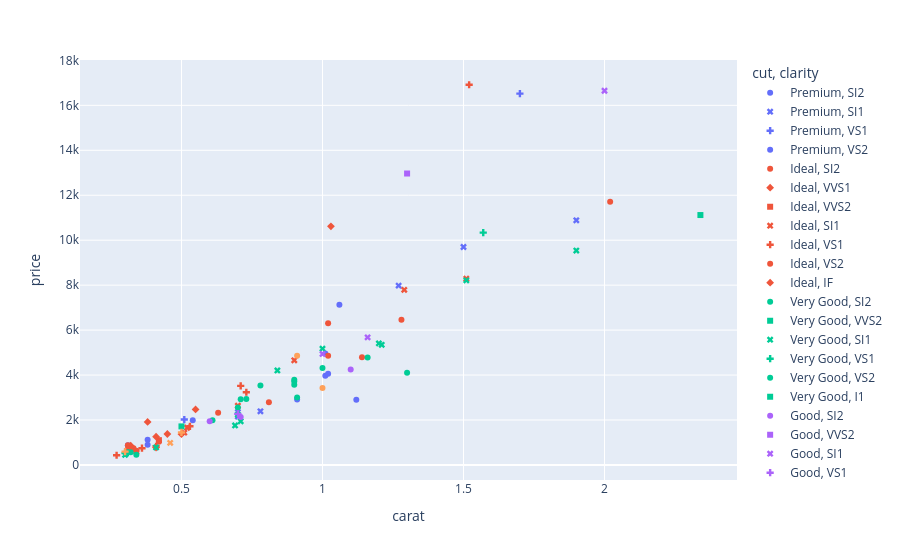

Notebook source saved alongside this figure:
### Code cell
fig=px.scatter(df_s, x='carat', y = 'price', color='cut', symbol='clarity')
fig

### Figure 1 — Plotly figure (JSON) as saved in the notebook; plotly's stock layout.template omitted (floating-point values rounded to 4 significant figures)
{"data": [{"hovertemplate": "cut=Premium<br>clarity=SI2<br>carat=%{x}<br>price=%{y}<extra></extra>", "legendgroup": "Premium, SI2", "marker": {"color": "#636efa", "symbol": "circle"}, "mode": "markers", "name": "Premium, SI2", "orientation": "v", "showlegend": true, "type": "scatter", "x": [1.01, 1.02, 0.91, 1.12], "xaxis": "x", "y": [3971, 4061, 2913, 2898], "yaxis": "y"}, {"hovertemplate": "cut=Premium<br>clarity=SI1<br>carat=%{x}<br>price=%{y}<extra></extra>", "legendgroup": "Premium, SI1", "marker": {"color": "#636efa", "symbol": "x"}, "mode": "markers", "name": "Premium, SI1", "orientation": "v", "showlegend": true, "type": "scatter", "x": [1.5, 0.7, 1.27, 1.9, 0.7, 0.78], "xaxis": "x", "y": [9697, 2155, 7980, 10885, 2352, 2387], "yaxis": "y"}, {"hovertemplate": "cut=Premium<br>clarity=VS1<br>carat=%{x}<br>price=%{y}<extra></extra>", "legendgroup": "Premium, VS1", "marker": {"color": "#636efa", "symbol": "cross"}, "mode": "markers", "name": "Premium, VS1", "orientation": "v", "showlegend": true, "type": "scatter", "x": [1.7, 0.51], "xaxis": "x", "y": [16521, 2020], "yaxis": "y"}, {"hovertemplate": "cut=Premium<br>clarity=VS2<br>carat=%{x}<br>price=%{y}<extra></extra>", "legendgroup": "Premium, VS2", "marker": {"color": "#636efa", "symbol": "circle"}, "mode": "markers", "name": "Premium, VS2", "orientation": "v", "showlegend": true, "type": "scatter", "x": [0.31, 1.01, 1.06, 0.54, 0.38, 0.38], "xaxis": "x", "y": [872, 4959, 7123, 1993, 898, 1117], "yaxis": "y"}, {"hovertemplate": "cut=Ideal<br>clarity=SI2<br>carat=%{x}<br>price=%{y}<extra></extra>", "legendgroup": "Ideal, SI2", "marker": {"color": "#EF553B", "symbol": "circle"}, "mode": "markers", "name": "Ideal, SI2", "orientation": "v", "showlegend": true, "type": "scatter", "x": [1.14, 1.02, 2.02, 0.81, 1.28], "xaxis": "x", "y": [4788, 4855, 11715, 2789, 6458], "yaxis": "y"}, {"hovertemplate": "cut=Ideal<br>clarity=VVS1<br>carat=%{x}<br>price=%{y}<extra></extra>", "legendgroup": "Ideal, VVS1", "marker": {"color": "#EF553B", "symbol": "diamond"}, "mode": "markers", "name": "Ideal, VVS1", "orientation": "v", "showlegend": true, "type": "scatter", "x": [0.41, 0.32, 0.38, 0.55, 0.5, 0.31], "xaxis": "x", "y": [775, 860, 1915, 2473, 1370, 687], "yaxis": "y"}, {"hovertemplate": "cut=Ideal<br>clarity=VVS2<br>carat=%{x}<br>price=%{y}<extra></extra>", "legendgroup": "Ideal, VVS2", "marker": {"color": "#EF553B", "symbol": "square"}, "mode": "markers", "name": "Ideal, VVS2", "orientation": "v", "showlegend": true, "type": "scatter", "x": [0.42], "xaxis": "x", "y": [1103], "yaxis": "y"}, {"hovertemplate": "cut=Ideal<br>clarity=SI1<br>carat=%{x}<br>price=%{y}<extra></extra>", "legendgroup": "Ideal, SI1", "marker": {"color": "#EF553B", "symbol": "x"}, "mode": "markers", "name": "Ideal, SI1", "orientation": "v", "showlegend": true, "type": "scatter", "x": [1.51, 0.51, 0.52, 0.34, 0.7, 1.29, 0.9], "xaxis": "x", "y": [8287, 1438, 1656, 589, 2635, 7790, 4657], "yaxis": "y"}, {"hovertemplate": "cut=Ideal<br>clarity=VS1<br>carat=%{x}<br>price=%{y}<extra></extra>", "legendgroup": "Ideal, VS1", "marker": {"color": "#EF553B", "symbol": "cross"}, "mode": "markers", "name": "Ideal, VS1", "orientation": "v", "showlegend": true, "type": "scatter", "x": [0.73, 0.36, 0.71, 1.52, 0.53, 0.27, 0.32, 0.41], "xaxis": "x", "y": [3235, 746, 3518, 16916, 1721, 432, 645, 830], "yaxis": "y"}, {"hovertemplate": "cut=Ideal<br>clarity=VS2<br>carat=%{x}<br>price=%{y}<extra></extra>", "legendgroup": "Ideal, VS2", "marker": {"color": "#EF553B", "symbol": "circle"}, "mode": "markers", "name": "Ideal, VS2", "orientation": "v", "showlegend": true, "type": "scatter", "x": [0.34, 0.34, 0.63, 0.33, 0.31, 0.31, 0.32, 0.42, 1.02], "xaxis": "x", "y": [628, 596, 2320, 743, 698, 872, 702, 1031, 6306], "yaxis": "y"}, {"hovertemplate": "cut=Ideal<br>clarity=IF<br>carat=%{x}<br>price=%{y}<extra></extra>", "legendgroup": "Ideal, IF", "marker": {"color": "#EF553B", "symbol": "diamond"}, "mode": "markers", "name": "Ideal, IF", "orientation": "v", "showlegend": true, "type": "scatter", "x": [0.45, 0.41, 1.03], "xaxis": "x", "y": [1377, 1259, 10615], "yaxis": "y"}, {"hovertemplate": "cut=Very Good<br>clarity=SI2<br>carat=%{x}<br>price=%{y}<extra></extra>", "legendgroup": "Very Good, SI2", "marker": {"color": "#00cc96", "symbol": "circle"}, "mode": "markers", "name": "Very Good, SI2", "orientation": "v", "showlegend": true, "type": "scatter", "x": [1.16, 0.9, 0.9, 1.0, 0.91], "xaxis": "x", "y": [4785, 3789, 3569, 4312, 3006], "yaxis": "y"}, {"hovertemplate": "cut=Very Good<br>clarity=VVS2<br>carat=%{x}<br>price=%{y}<extra></extra>", "legendgroup": "Very Good, VVS2", "marker": {"color": "#00cc96", "symbol": "square"}, "mode": "markers", "name": "Very Good, VVS2", "orientation": "v", "showlegend": true, "type": "scatter", "x": [0.5], "xaxis": "x", "y": [1715], "yaxis": "y"}, {"hovertemplate": "cut=Very Good<br>clarity=SI1<br>carat=%{x}<br>price=%{y}<extra></extra>", "legendgroup": "Very Good, SI1", "marker": {"color": "#00cc96", "symbol": "x"}, "mode": "markers", "name": "Very Good, SI1", "orientation": "v", "showlegend": true, "type": "scatter", "x": [1.51, 0.71, 1.2, 0.41, 0.7, 1.21, 0.84, 1.0, 0.3, 0.69, 1.9], "xaxis": "x", "y": [8214, 1942, 5408, 778, 2234, 5346, 4205, 5174, 447, 1757, 9540], "yaxis": "y"}, {"hovertemplate": "cut=Very Good<br>clarity=VS1<br>carat=%{x}<br>price=%{y}<extra></extra>", "legendgroup": "Very Good, VS1", "marker": {"color": "#00cc96", "symbol": "cross"}, "mode": "markers", "name": "Very Good, VS1", "orientation": "v", "showlegend": true, "type": "scatter", "x": [0.31, 0.3, 1.57], "xaxis": "x", "y": [544, 526, 10336], "yaxis": "y"}, {"hovertemplate": "cut=Very Good<br>clarity=VS2<br>carat=%{x}<br>price=%{y}<extra></extra>", "legendgroup": "Very Good, VS2", "marker": {"color": "#00cc96", "symbol": "circle"}, "mode": "markers", "name": "Very Good, VS2", "orientation": "v", "showlegend": true, "type": "scatter", "x": [0.78, 1.3, 0.73, 0.7, 0.32, 0.34, 0.61, 0.9, 0.71], "xaxis": "x", "y": [3534, 4106, 2939, 2562, 561, 457, 1989, 3709, 2918], "yaxis": "y"}, {"hovertemplate": "cut=Very Good<br>clarity=I1<br>carat=%{x}<br>price=%{y}<extra></extra>", "legendgroup": "Very Good, I1", "marker": {"color": "#00cc96", "symbol": "square"}, "mode": "markers", "name": "Very Good, I1", "orientation": "v", "showlegend": true, "type": "scatter", "x": [2.34], "xaxis": "x", "y": [11119], "yaxis": "y"}, {"hovertemplate": "cut=Good<br>clarity=SI2<br>carat=%{x}<br>price=%{y}<extra></extra>", "legendgroup": "Good, SI2", "marker": {"color": "#ab63fa", "symbol": "circle"}, "mode": "markers", "name": "Good, SI2", "orientation": "v", "showlegend": true, "type": "scatter", "x": [1.1, 0.71], "xaxis": "x", "y": [4244, 2130], "yaxis": "y"}, {"hovertemplate": "cut=Good<br>clarity=VVS2<br>carat=%{x}<br>price=%{y}<extra></extra>", "legendgroup": "Good, VVS2", "marker": {"color": "#ab63fa", "symbol": "square"}, "mode": "markers", "name": "Good, VVS2", "orientation": "v", "showlegend": true, "type": "scatter", "x": [1.3], "xaxis": "x", "y": [12967], "yaxis": "y"}, {"hovertemplate": "cut=Good<br>clarity=SI1<br>carat=%{x}<br>price=%{y}<extra></extra>", "legendgroup": "Good, SI1", "marker": {"color": "#ab63fa", "symbol": "x"}, "mode": "markers", "name": "Good, SI1", "orientation": "v", "showlegend": true, "type": "scatter", "x": [1.0, 1.16, 2.0], "xaxis": "x", "y": [4939, 5678, 16650], "yaxis": "y"}, {"hovertemplate": "cut=Good<br>clarity=VS1<br>carat=%{x}<br>price=%{y}<extra></extra>", "legendgroup": "Good, VS1", "marker": {"color": "#ab63fa", "symbol": "cross"}, "mode": "markers", "name": "Good, VS1", "orientation": "v", "showlegend": true, "type": "scatter", "x": [0.7], "xaxis": "x", "y": [2271], "yaxis": "y"}, {"hovertemplate": "cut=Good<br>clarity=VS2<br>carat=%{x}<br>price=%{y}<extra></extra>", "legendgroup": "Good, VS2", "marker": {"color": "#ab63fa", "symbol": "circle"}, "mode": "markers", "name": "Good, VS2", "orientation": "v", "showlegend": true, "type": "scatter", "x": [0.6], "xaxis": "x", "y": [1940], "yaxis": "y"}, {"hovertemplate": "cut=Fair<br>clarity=SI1<br>carat=%{x}<br>price=%{y}<extra></extra>", "legendgroup": "Fair, SI1", "marker": {"color": "#FFA15A", "symbol": "x"}, "mode": "markers", "name": "Fair, SI1", "orientation": "v", "showlegend": true, "type": "scatter", "x": [0.46], "xaxis": "x", "y": [984], "yaxis": "y"}, {"hovertemplate": "cut=Fair<br>clarity=VS1<br>carat=%{x}<br>price=%{y}<extra></extra>", "legendgroup": "Fair, VS1", "marker": {"color": "#FFA15A", "symbol": "cross"}, "mode": "markers", "name": "Fair, VS1", "orientation": "v", "showlegend": true, "type": "scatter", "x": [0.5, 0.3], "xaxis": "x", "y": [1446, 593], "yaxis": "y"}, {"hovertemplate": "cut=Fair<br>clarity=VS2<br>carat=%{x}<br>price=%{y}<extra></extra>", "legendgroup": "Fair, VS2", "marker": {"color": "#FFA15A", "symbol": "circle"}, "mode": "markers", "name": "Fair, VS2", "orientation": "v", "showlegend": true, "type": "scatter", "x": [1.0, 0.91], "xaxis": "x", "y": [3422, 4860], "yaxis": "y"}], "layout": {"legend": {"title": {"text": "cut, clarity"}, "tracegroupgap": 0}, "margin": {"t": 60}, "xaxis": {"anchor": "y", "domain": [0, 1], "title": {"text": "carat"}}, "yaxis": {"anchor": "x", "domain": [0, 1], "title": {"text": "price"}}}}
